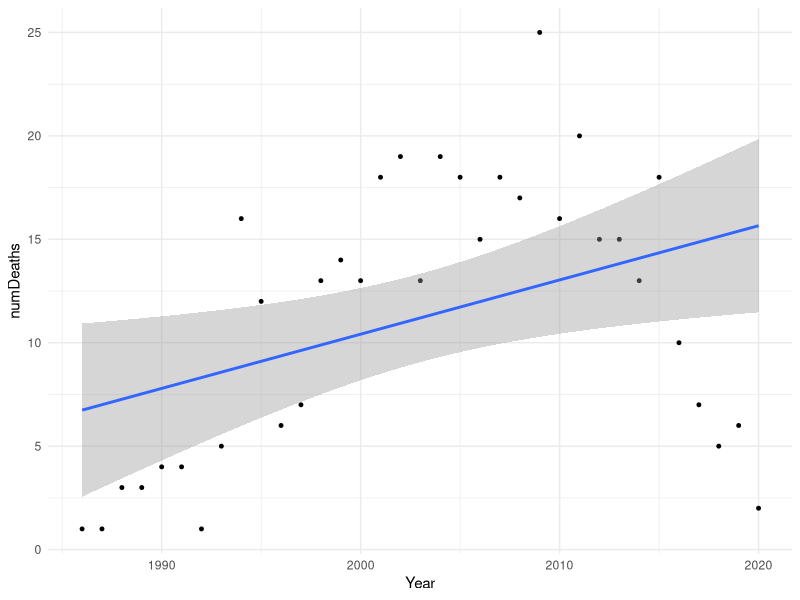

This chart was generated by the following R code:
## ---- chunk 1

library("tidyverse")
library("ggthemes")
library("dplyr")
wolfData <- read.table(file = "Data/RW_Dataset.csv", header = TRUE, sep = ",")

#Cleaning the data to get the years and the wolf deaths per year
cleanWolfData <- wolfData %>%
  filter(fate != "agency_removal", fate != "fu") %>%
  group_by(Year) %>%
  summarise(numDeaths = n()) 

#Linear model because both variables are continuous
wolfModel <- lm(numDeaths ~ Year, data = cleanWolfData)
summary(wolfModel)

#Creating a linear regression model on the data
p <- ggplot(data = cleanWolfData, aes(x = Year, y = numDeaths)) +
  geom_point(size = 1) +
  stat_smooth(method = "lm")
p + theme_minimal()

